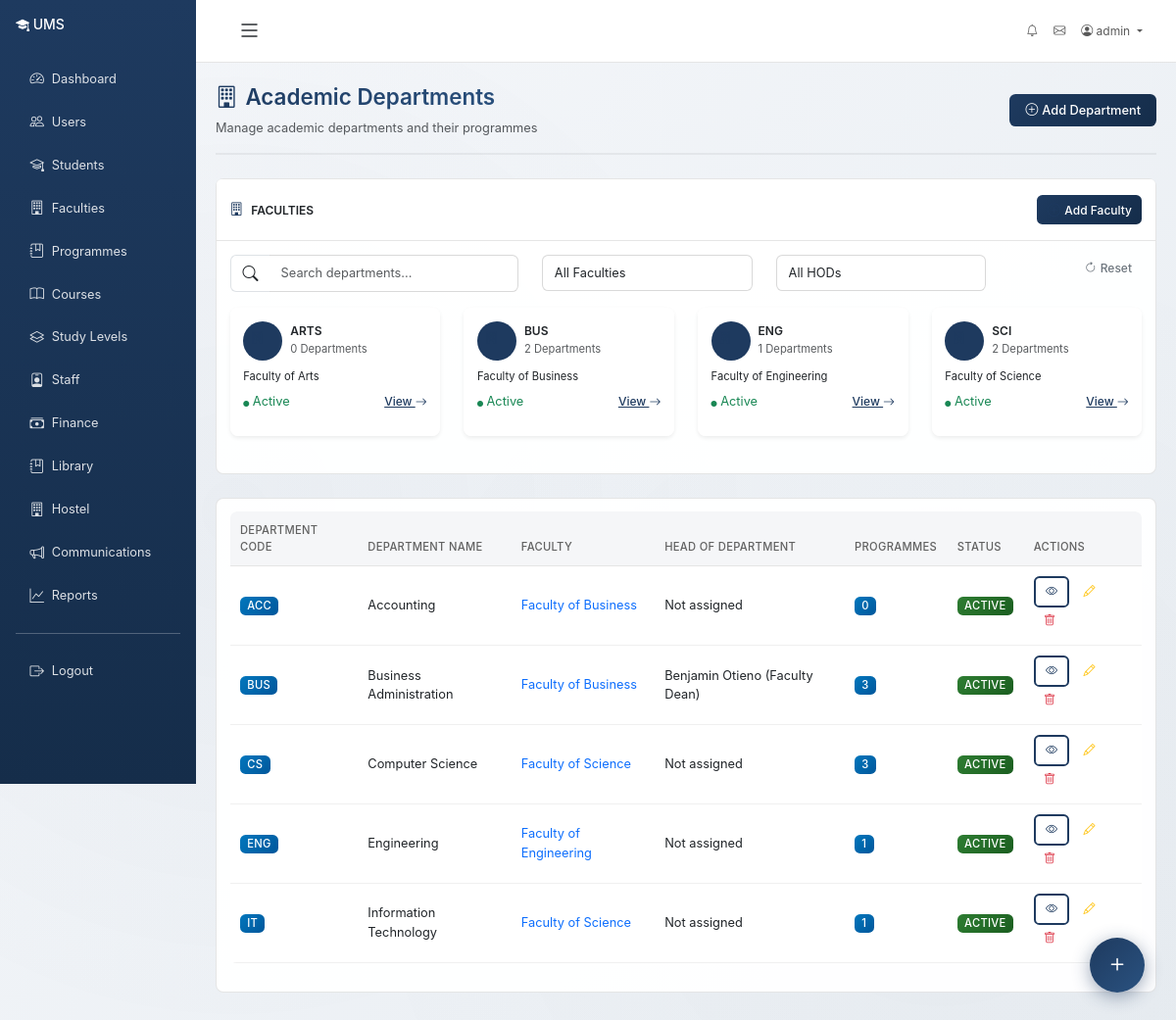
The page /academics/departments/ (signed in) on the database its author committed.
### accounts/models.py (models this page shows, shortened)
class User(AbstractUser):
    class Role(models.TextChoices):
        ADMIN = 'admin', 'Administrator'
        REGISTRAR = 'registrar', 'Registrar'
        LECTURER = 'lecturer', 'Lecturer'
        STUDENT = 'student', 'Student'
        FINANCE = 'finance', 'Finance Staff'
        LIBRARIAN = 'librarian', 'Librarian'
        HOSTEL_MANAGER = 'hostel_manager', 'Hostel Manager'
        FACULTY_DEAN = 'faculty_dean', 'Faculty Dean'
        DEPARTMENT_HEAD = 'department_head', 'Department Head'
        PROGRAMME_COORDINATOR = 'programme_coordinator', 'Programme Coordinator'
    role = models.CharField(max_length=25, choices=Role.choices, default=Role.STUDENT)
    phone_number = models.CharField(max_length=20, blank=True)
    date_of_birth = models.DateField(null=True, blank=True)
    gender = models.CharField(
        max_length=10,
        choices=[('M', 'Male'), ('F', 'Female'), ('O', 'Other')],
        blank=True
    )
    address = models.TextField(blank=True)
    profile_picture = models.ImageField(upload_to='profiles/', null=True, blank=True)
    is_active_member = models.BooleanField(default=True)
    created_at = models.DateTimeField(auto_now_add=True)
    updated_at = models.DateTimeField(auto_now=True)
    class Meta:
        ordering = ['-date_joined']
    def __str__(self):
        return f"{self.get_full_name()} ({self.get_role_display()})"
    @property
    def is_admin(self):
        return self.role == self.Role.ADMIN or self.is_superuser
    @property
    def is_faculty_dean(self):
        return self.role == self.Role.FACULTY_DEAN
    @property
    def is_department_head(self):
        return self.role == self.Role.DEPARTMENT_HEAD

### academics/models.py (models this page shows, shortened)
class Faculty(models.Model):
    name = models.CharField(max_length=200)
    code = models.CharField(max_length=10, unique=True)
    campus = models.ForeignKey(Campus, on_delete=models.CASCADE, related_name='faculties', null=True, blank=True)
    dean = models.ForeignKey(
        settings.AUTH_USER_MODEL, on_delete=models.SET_NULL,
        null=True, blank=True, related_name='faculty_dean'
    )
    description = models.TextField(blank=True)
    established_date = models.DateField(null=True, blank=True)
    is_active = models.BooleanField(default=True)
    created_at = models.DateTimeField(auto_now_add=True)
    class Meta:
        verbose_name_plural = 'Faculties'
        ordering = ['name']

class Department(models.Model):
    name = models.CharField(max_length=200)
    code = models.CharField(max_length=10, unique=True)
    faculty = models.ForeignKey(Faculty, on_delete=models.CASCADE, related_name='departments')
    head_of_department = models.ForeignKey(
        settings.AUTH_USER_MODEL, on_delete=models.SET_NULL,
        null=True, blank=True, related_name='department_head'
    )
    description = models.TextField(blank=True)
    is_active = models.BooleanField(default=True)
    created_at = models.DateTimeField(auto_now_add=True)
    class Meta:
        ordering = ['name']

### academics/views.py (the view)
# urls.py: path('departments/', views.department_list, name='department_list'),
@login_required
def department_list(request):
    departments = Department.objects.select_related('faculty').all()
    if request.user.is_department_head:
        dept = Department.objects.filter(head_of_department=request.user).first()
        departments = departments.filter(pk=dept.pk) if dept else departments.none()
    elif request.user.is_faculty_dean:
        departments = departments.filter(faculty__dean=request.user)
    faculties = Faculty.objects.all()
    User = apps.get_model('accounts', 'User')
    heads = User.objects.filter(role=User.Role.DEPARTMENT_HEAD)
    return render(request, 'academics/department_list.html', {
        'departments': departments,
        'faculties': faculties,
        'heads': heads,
    })

### accounts/context_processors.py (called while the page is built, shortened)
def admin_dashboard_stats(request):
    context = {}
    return context

def user_context(request):
    context = {}
    if request.user.is_authenticated:
        user = request.user
        context['user_role'] = user.role
        context['user_role_display'] = user.get_role_display()
        context['is_admin_user'] = user.is_admin
        context['is_staff_user'] = user.role in ['admin', 'registrar', 'lecturer', 'finance', 'librarian', 'hostel_manager']
        nav_items = _get_nav_items(user)
        context['nav_items'] = nav_items
    return context

### templates/academics/department_list.html (shortened to what this page needs)
{% extends "base.html" %}
{% load static %}
{% block content %}
<div class="page-header d-flex justify-content-between align-items-center">
    <div>
        <h1 class="page-title"><i class="bi bi-building me-2"></i>Academic Departments</h1>
        <p class="text-muted mb-0">Manage academic departments and their programmes</p>
    </div>
    {% if request.user.role in 'admin,registrar' or request.user.is_superuser %}
    <div>
        <a href="{% url 'academics:department_create' %}" class="btn btn-primary">
            <i class="bi bi-plus-circle me-1"></i>Add Department
        </a>
    </div>
    {% endif %}
</div>
<div class="card mb-4">
    <div class="card-header bg-white d-flex justify-content-between align-items-center py-3">
        <h6 class="mb-0 text-uppercase"><i class="bi bi-building me-2"></i>Faculties</h6>
        {% if request.user.role in 'admin,registrar' or request.user.is_superuser %}
        <a href="{% url 'academics:faculty_create' %}" class="btn btn-sm btn-primary">
            <i class="bi bi-plus-circle me-1"></i>Add Faculty
        </a>
        {% endif %}
    </div>
    <div class="card-body">
        <div class="row mb-3">
            <div class="col-md-4">
                <div class="input-group">
                    <span class="input-group-text bg-white border-end-0"><i class="bi bi-search"></i></span>
                    <input type="text" class="form-control border-start-0" id="departmentSearch" placeholder="Search departments...">
                </div>
            </div>
            <div class="col-md-3">
                <select class="form-select" id="facultyFilter">
                    <option value="">All Faculties</option>
                </select>
            </div>
            <div class="col-md-3">
                <select class="form-select" id="headFilter">
                    <option value="">All HODs</option>
                </select>
            </div>
            <div class="col-md-2 text-end">
                <button class="btn btn-outline-secondary btn-sm" onclick="resetDepartmentFilters()">
                    <i class="bi bi-arrow-clockwise me-1"></i>Reset
                </button>
            </div>
        </div>
        <div class="row">
            {% for faculty in faculties %}
            <div class="col-md-4 col-lg-3 mb-3">
                <div class="card border-0 shadow-sm h-100">
                    <div class="card-body">
                        <div class="d-flex align-items-center mb-2">
                            <div class="bg-primary bg-opacity-10 rounded-circle p-2 me-2" style="width: 40px; height: 40px;">
                                <i class="bi bi-building text-primary"></i>
                            </div>
                            <div>
                                <h6 class="mb-0">{{ faculty.code }}</h6>
                                <small class="text-muted">{{ faculty.departments.count }} Departments</small>
                            </div>
                        </div>
                        <p class="mb-2 small">{{ faculty.name|truncatechars:40 }}</p>
                        <div class="d-flex justify-content-between align-items-center">
                            <span class="{% if faculty.is_active %}text-success{% else %}text-secondary{% endif %}">
                                <i class="bi bi-circle-fill" style="font-size: 6px;"></i> {% if faculty.is_active %}Active{% else %}Inactive{% endif %}
                            </span>
                            <a href="{% url 'academics:faculty_detail' faculty.pk %}" class="btn btn-sm btn-link text-primary p-0">
                                View <i class="bi bi-arrow-right"></i>
                            </a>
                        </div>
                    </div>
                </div>
            </div>
            {% empty %}
            <div class="col-12 text-center py-4">
                <i class="bi bi-building text-muted" style="font-size: 3rem;"></i>
                <p class="text-muted mt-2">No faculties found.</p>
            </div>
            {% endfor %}
        </div>
    </div>
</div>
<div class="card">
    <div class="card-body">
        <div class="table-responsive">
            <table class="table table-hover">
                <thead class="table-light">
                    <tr>
                        <th>Department Code</th>
                        <th>Department Name</th>
                        <th>Faculty</th>
                        <th>Head of Department</th>
                        <th>Programmes</th>
                        <th>Status</th>
                        <th>Actions</th>
                    </tr>
                </thead>
                <tbody>
                    {% for department in departments %}
                    <tr data-name="{{ department.name|lower }}" data-faculty="{{ department.faculty.id }}" data-head="{{ department.head_of_department.id|default:'' }}">
                        <td><span class="badge bg-primary">{{ department.code }}</span></td>
                        <td>{{ department.name }}</td>
                        <td>
                            <a href="{% url 'academics:faculty_detail' department.faculty.pk %}" class="text-decoration-none">
                                {{ department.faculty.name }}
                            </a>
                        </td>
                        <td>{{ department.head_of_department|default:"Not assigned" }}</td>
                        <td>
                            <span class="badge bg-info">{{ department.programmes.count }}</span>
                        </td>
                        <td>
                            <span class="badge {% if department.is_active %}bg-success{% else %}bg-secondary{% endif %}">
                                {% if department.is_active %}Active{% else %}Inactive{% endif %}
                            </span>
                        </td>
                        <td>
                            {% if request.user.role in 'admin,registrar' or request.user.is_superuser %}
                            <a href="{% url 'academics:department_detail' department.pk %}" class="btn btn-sm btn-outline-primary">
                                <i class="bi bi-eye"></i>
                            </a>
                            <a href="{% url 'academics:department_edit' department.pk %}" class="btn btn-sm btn-outline-warning">
                                <i class="bi bi-pencil"></i>
                            </a>
                            <a href="{% url 'academics:department_delete' department.pk %}" class="btn btn-sm btn-outline-danger">
                                <i class="bi bi-trash"></i>
                            </a>
                            {% endif %}
                        </td>
                        </tr>
                    {% endfor %}
                </tbody>
            </table>
        </div>
    </div>
</div>
{% endblock %}

### templates/base.html (shortened to what this page needs)
{% load static %}
<!DOCTYPE html>
<html lang="en">
<head>
    <link href="https://cdn.jsdelivr.net/npm/bootstrap@5.3.0/dist/css/bootstrap.min.css" rel="stylesheet">
    <link rel="stylesheet" href="https://cdn.jsdelivr.net/npm/bootstrap-icons@1.11.0/font/bootstrap-icons.css">
</head>
<body {% if user.is_authenticated %}data-user-authenticated="true"{% endif %}>
    {% if user.is_authenticated %}
    <div class="container-fluid">
        <div class="row">
            <div class="col-md-3 col-lg-2 px-0 sidebar d-none d-md-block" id="sidebar">
                <div class="p-3">
                    <h4 class="text-white mb-4">
                        <i class="bi bi-mortarboard-fill"></i> <span class="sidebar-text">UMS</span>
                    </h4>
                    <nav class="nav flex-column">
                        {% for item in nav_items %}
                            {% if item.path %}
                                <a class="nav-link" href="{{ item.path }}" title="{{ item.label }}">
                                    <i class="bi {{ item.icon }}"></i> <span class="sidebar-text">{{ item.label }}</span>
                                </a>
                            {% elif item.url %}
                                <a class="nav-link" href="{% url item.url %}" title="{{ item.label }}">
                                    <i class="bi {{ item.icon }}"></i> <span class="sidebar-text">{{ item.label }}</span>
                                </a>
                            {% endif %}
                        {% endfor %}
                        <hr class="text-white">
                        <a class="nav-link" href="{% url 'accounts:logout' %}" title="Logout">
                            <i class="bi bi-box-arrow-right"></i> <span class="sidebar-text">Logout</span>
                        </a>
                    </nav>
                </div>
            </div>
            <div class="col-md-9 col-lg-10 ms-auto main-content-area" id="mainContent">
                <nav class="navbar navbar-expand-lg navbar-light bg-white border-bottom">
                    <div class="container-fluid">
                        <button class="btn btn-link text-dark sidebar-toggle d-none d-md-block" id="sidebarToggle" type="button" title="Collapse Sidebar (Ctrl+B)">
                            <i class="bi bi-list"></i>
                        </button>
                        <div class="collapse navbar-collapse" id="navbarNav">
                            <ul class="navbar-nav ms-auto">
                                <li class="nav-item">
                                    <a class="nav-link" href="{% url 'communications:notifications' %}" title="Notifications">
                                        <i class="bi bi-bell"></i>
                                    </a>
                                </li>
                                <li class="nav-item">
                                    <a class="nav-link" href="{% url 'communications:inbox' %}" title="Messages">
                                        <i class="bi bi-envelope"></i>
                                    </a>
                                </li>
                                <li class="nav-item dropdown">
                                    <a class="nav-link dropdown-toggle" href="#" id="userDropdown" role="button" data-bs-toggle="dropdown">
                                        <i class="bi bi-person-circle"></i> {{ user.get_full_name|default:user.username }}
                                    </a>
                                </li>
                            </ul>
                        </div>
                    </div>
                </nav>
                <div class="content-wrapper">
                    {% block content %}{% endblock %}
                </div>
            </div>
        </div>
    </div>
    {% else %}
    <div class="container-fluid">
        {% block login_content %}{% endblock %}
    </div>
    {% endif %}
    {% if user.is_authenticated %}
    <div class="qc-fab-wrap" id="qcFabWrap">
        <button class="qc-fab-main" id="qcFabMain" title="Quick Add">
            <i class="bi bi-plus qc-icon"></i>
        </button>
        <div class="qc-actions" id="qcActions">
        </div>
    </div>
    {% endif %}
</body>
</html>

### rows shown on the page
User: get_full_name "admin"
Faculty: code "ARTS", departments.count "0", name "Faculty of Arts", is_active "Active"
Faculty: code "BUS", departments.count "2", name "Faculty of Business", is_active "Active"
Faculty: code "ENG", departments.count "1", name "Faculty of Engineering", is_active "Active"
Faculty: code "SCI", departments.count "2", name "Faculty of Science", is_active "Active"
Department: code "ACC", name "Accounting", faculty.name "Faculty of Business", head_of_department "Not assigned", programmes.count "0", is_active "ACTIVE"
Department: code "BUS", name "Business Administration", faculty.name "Faculty of Business", head_of_department "Benjamin Otieno (Faculty Dean)", programmes.count "3", is_active "ACTIVE"
Department: code "CS", name "Computer Science", faculty.name "Faculty of Science", head_of_department "Not assigned", programmes.count "3", is_active "ACTIVE"
Department: code "ENG", name "Engineering", faculty.name "Faculty of Engineering", head_of_department "Not assigned", programmes.count "1", is_active "ACTIVE"
Department: code "IT", name "Information Technology", faculty.name "Faculty of Science", head_of_department "Not assigned", programmes.count "1", is_active "ACTIVE"

### other values the page prints
{{ item.label }} "Dashboard" "Users" "Students" "Faculties" "Programmes" "Courses" "Study Levels" "Staff" "Finance" "Library" "Hostel" "Communications" "Reports"
